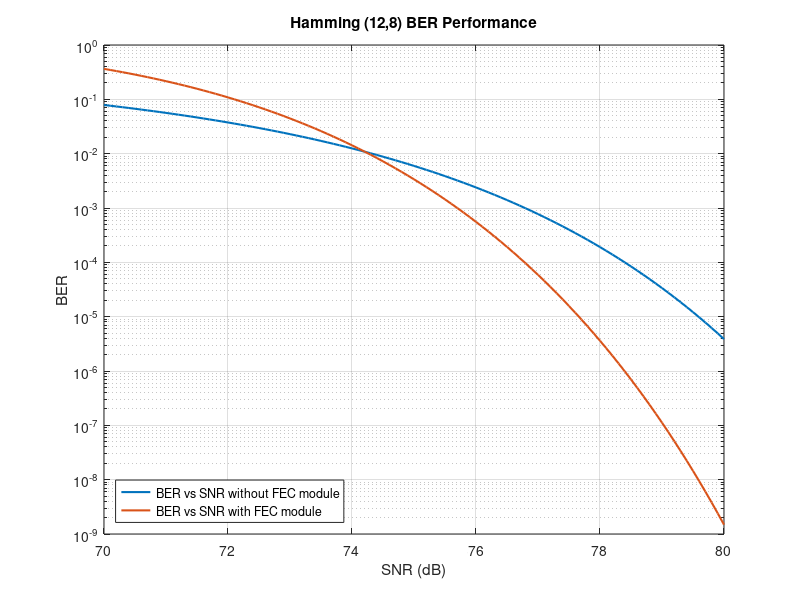
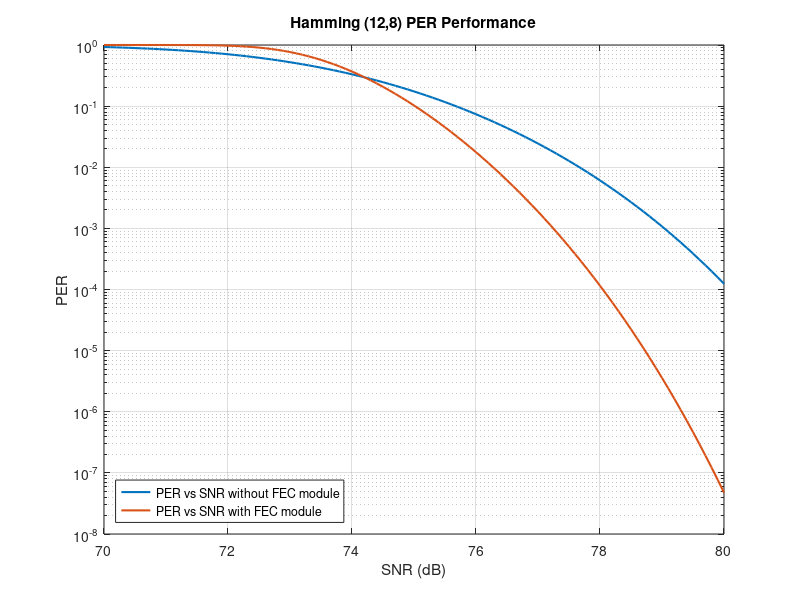

Write the MATLAB code that produced these figures, in order.
function hamming_ber_simulation()
    % Parameters for Hamming (12,8)
    n = 12;  % Codeword length
    k = 8;   % Information bit length
    packet_size = 32; % Number of bits per packet
    num_packets = 200; % Number of packets to simulate
    EbNo_dB = 0:0.1:10;  % Range of Eb/No in dB
    results = zeros(length(EbNo_dB), 5); % To store results: [Eb/No, p_b, BER_receiver, PER_no_FEC, PER_with_FEC]
    Rb = 10e6; % Bit Rate in bps (same as before)
    
    % Convert Eb/No to SNR
    SNR_dB = EbNo_dB + 10 * log10(Rb); % Convert Eb/No to SNR

    % Loop over Eb/No values
    for i = 1:length(EbNo_dB)
        % Calculate BER (p_b) for AWGN channel
        p_b = calculate_bipolar_ber(EbNo_dB(i));
        
        % Calculate uncorrected error probability
        P_uncorrected = calculate_uncorrected_error_probability(n, p_b);
        
        % Calculate receiver BER
        BER_receiver = (P_uncorrected * n) / k;
        
        % Calculate Packet Error Rate (PER) without FEC
        PER_no_FEC = 1 - (1 - p_b)^packet_size;
        
        % Calculate PER with Hamming FEC
        PER_with_FEC = 1 - (1 - BER_receiver)^packet_size;

        % Store results
        results(i, :) = [EbNo_dB(i), p_b, BER_receiver, PER_no_FEC, PER_with_FEC];
    end

    % Display results
    fprintf('SNR (dB)\tChannel BER (p_b)\tReceiver BER\tPER (no FEC)\tPER (with FEC)\n');
    for i = 1:length(SNR_dB)
        fprintf('%.4f\t\t%.6e\t\t%.6e\t\t%.6e\t\t%.6e\n', SNR_dB(i), results(i, 2), results(i, 3), results(i, 4), results(i, 5));
    end

    % Plot results BER
    figure(1);
    semilogy(SNR_dB, results(:, 2), 'LineWidth', 1.5, 'DisplayName', 'BER vs SNR without FEC module');
    hold on;
    semilogy(SNR_dB, results(:, 3), 'LineWidth', 1.5, 'DisplayName', 'BER vs SNR with FEC module');
    grid on;
    %xlim([38 48]);
    xlabel('SNR (dB)');
    ylabel('BER');
    legend('Location', 'Southwest');
    title('Hamming (12,8) BER Performance');

    % Plot results PER
    figure(2);
    semilogy(SNR_dB, results(:, 4), 'LineWidth', 1.5, 'DisplayName', 'PER vs SNR without FEC module');
    hold on;
    semilogy(SNR_dB, results(:, 5), 'LineWidth', 1.5, 'DisplayName', 'PER vs SNR with FEC module');
    grid on;
    %xlim([38 48]);
    xlabel('SNR (dB)');
    ylabel('PER');
    legend('Location', 'Southwest');
    title('Hamming (12,8) PER Performance');
end

% Function to calculate BER for bipolar OOK modulation
function p_b = calculate_bipolar_ber(EbNo_dB)
    EbNo_linear = 10^(EbNo_dB / 10);  
    p_b = qfunc(sqrt(2 * EbNo_linear));  % Bipolar OOK uses Q-function
end

% Function to calculate uncorrected error probability for Hamming (12,8)
function P_uncorrected = calculate_uncorrected_error_probability(n, p_b)
    P_uncorrected = 0;
    for j = 2:n  % Start from 2 errors since 0 and 1 errors are correctable
        P_uncorrected = P_uncorrected + nchoosek(n, j) * (p_b^j) * ((1 - p_b)^(n - j));
    end
end
